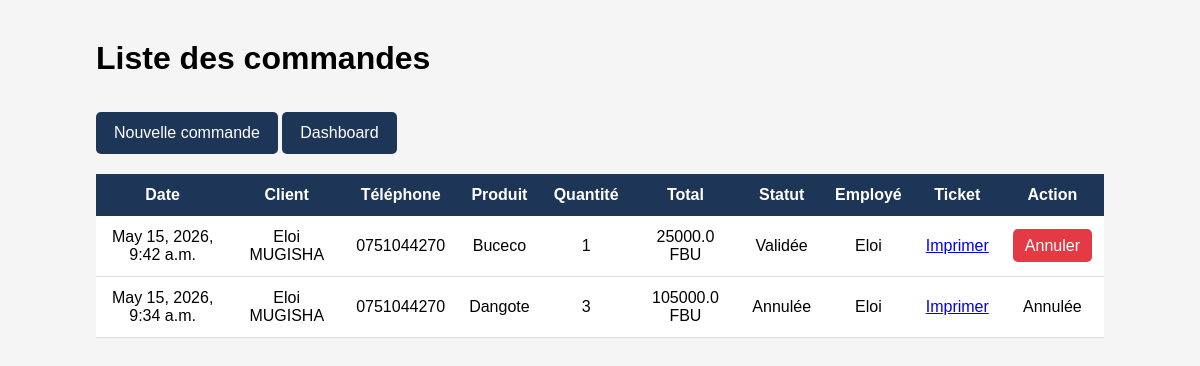
Page /employe/commandes/ (signed in) on the committed database.
### boutique/models.py (models this page shows, shortened)
class Commande(models.Model):
    STATUTS = [
        ('validee', 'Validée'),
        ('annulee', 'Annulée'),
    ]
    nom_client = models.CharField(max_length=200)
    telephone = models.CharField(max_length=30)
    adresse = models.CharField(max_length=255, blank=True)
    produit = models.ForeignKey(Produit, on_delete=models.CASCADE)
    quantite = models.IntegerField(default=1)
    prix_unitaire = models.FloatField(default=0)
    total_commande = models.FloatField(default=0)
    date_commande = models.DateTimeField(auto_now_add=True)
    statut = models.CharField(max_length=20, choices=STATUTS, default='validee')
    cree_par_employe = models.BooleanField(default=False)
    employe = models.ForeignKey(User, on_delete=models.SET_NULL, null=True, blank=True)

class Produit(models.Model):
    CATEGORIES = [
        ('ciment', 'Ciment'),
        ('fer', 'Fer à béton'),
        ('brique', 'Briques'),
        ('tole', 'Tôles'),
        ('sable', 'Sable'),
        ('gravier', 'Gravier'),
        ('autre', 'Autre'),
    ]
    nom = models.CharField(max_length=200)
    categorie = models.CharField(max_length=50, choices=CATEGORIES)
    description = models.TextField(blank=True)
    prix = models.FloatField(default=0)
    stock = models.IntegerField(default=0)
    disponible = models.BooleanField(default=True)
    image = models.ImageField(upload_to='produits/', blank=True, null=True)

### boutique/views.py (the view)
# urls.py: path('employe/commandes/', views.liste_commandes, name='liste_commandes'),
@login_required
def liste_commandes(request):
    commandes = Commande.objects.order_by('-date_commande')
    return render(request, 'boutique/liste_commandes.html', {
        'commandes': commandes
    })

### boutique/templates/boutique/liste_commandes.html (shortened to what this page needs)
{% load static %}
<!DOCTYPE html>
<html lang="fr">
<head>
    <link rel="stylesheet" href="{% static 'boutique/style.css' %}">
</head>
<body>
<div class="admin-page">
    <h1>Liste des commandes</h1>
    <a href="{% url 'nouvelle_commande' %}" class="btn-card">Nouvelle commande</a>
    <a href="{% url 'dashboard_employe' %}" class="btn-card">Dashboard</a>
    <table>
        <tr>
            <th>Date</th>
            <th>Client</th>
            <th>Téléphone</th>
            <th>Produit</th>
            <th>Quantité</th>
            <th>Total</th>
            <th>Statut</th>
            <th>Employé</th>
            <th>Ticket</th>
            <th>Action</th>
        </tr>
        {% for commande in commandes %}
        <tr>
            <td>{{ commande.date_commande }}</td>
            <td>{{ commande.nom_client }}</td>
            <td>{{ commande.telephone }}</td>
            <td>{{ commande.produit.nom }}</td>
            <td>{{ commande.quantite }}</td>
            <td>{{ commande.total_commande }} FBU</td>
            <td>{{ commande.get_statut_display }}</td>
            <td>
                {% if commande.employe %}
                    {{ commande.employe.username }}
                {% else %}
                    Client en ligne
                {% endif %}
            </td>
            <td>
                <a href="{% url 'ticket' commande.id %}">Imprimer</a>
            </td>
            <td>
                {% if commande.statut == 'validee' %}
                    <a href="{% url 'annuler_commande' commande.id %}" class="btn-danger">
                        Annuler
                    </a>
                {% else %}
                    Annulée
                {% endif %}
            </td>
        </tr>
        {% endfor %}
    </table>
</div>
</body>
</html>

### boutique/static/boutique/style.css (style rules this page uses)
* { margin: 0; padding: 0; box-sizing: border-box; }
body { font-family: Arial, sans-serif; background: #f5f5f5; }
.btn-card { display: inline-block; margin-top: 10px; background: #1d3557; color: white; padding: 12px 18px; text-decoration: none; border-radius: 5px; }
.admin-page { padding: 40px 8%; }
.admin-page h1, .admin-page h2 { margin-bottom: 25px; }
table { width: 100%; border-collapse: collapse; background: white; margin-top: 20px; margin-bottom: 40px; }
table th { background: #1d3557; color: white; padding: 12px; }
table td { padding: 12px; border-bottom: 1px solid #ddd; text-align: center; }
.btn-danger { background: #e63946; color: white; padding: 8px 12px; text-decoration: none; border-radius: 5px; }

### rows in the picture
Commande: date_commande "May 15, 2026, 9:42 a.m.", nom_client "Eloi MUGISHA", telephone "0751044270", produit.nom "Buceco", quantite "1", total_commande "25000.0", statut "Validée", employe.username "Eloi", shows "Annuler"
Commande: date_commande "May 15, 2026, 9:34 a.m.", nom_client "Eloi MUGISHA", telephone "0751044270", produit.nom "Dangote", quantite "3", total_commande "105000.0", statut "Annulée", employe.username "Eloi"
